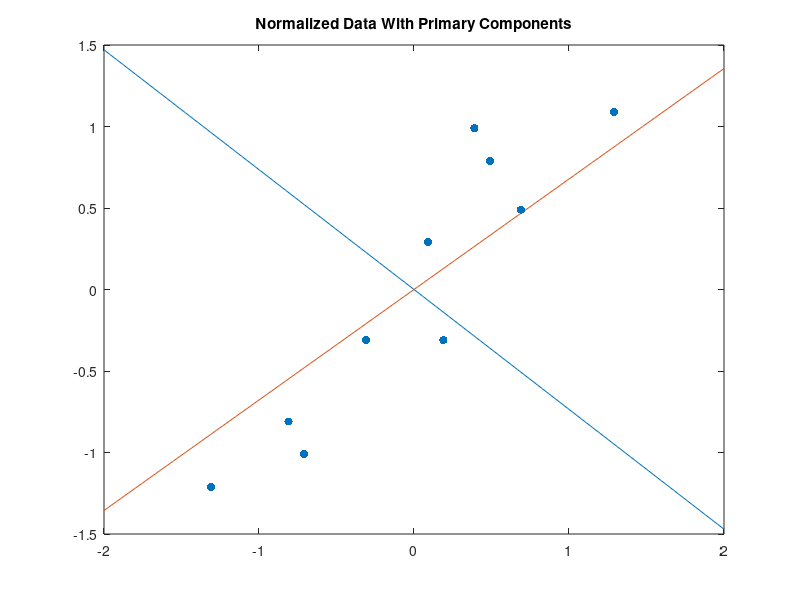

Write the MATLAB code that produced this figure.
%{
Name: Andrew Loop-Perez

%}



% Original data
D = [2.5 0.5 2.2 1.9 3.1 2.3 2 1 1.5 1.1; 
       2.4 0.7 2.9 2.2 3.0 2.7 1.6 1.1 1.6 0.9];

X = D(1,:);
Y = D(2,:);
       
% Original Graph!
%scatter(D(1,:), D(2, :), 'filled')
%title('Original Data')

% Normalize the original data
X_norm = D(1,:) - mean(D(1,:));
Y_norm = D(2,:) - mean(D(2,:));
D_norm = [X_norm; Y_norm];

[m n] = size(D_norm);
covariance = D_norm * transpose(D_norm)
[V D W] = eig(covariance)

PC1 = V(:,1)
PC2 = V(:,2)

a = linspace(-2,2)
PC = PC1 * a;
plot(a, PC)
hold on
scatter(X_norm, Y_norm, 'filled')
title("Normalized Data With Primary Components")

final = transpose(D_norm) * transpose(V);
%plot(final, "b+")

orig = (final * transpose(V)) + mean(D)

%scatter(X, Y, '+')
%hold on
%scatter(orig(:,1), orig(:,2))